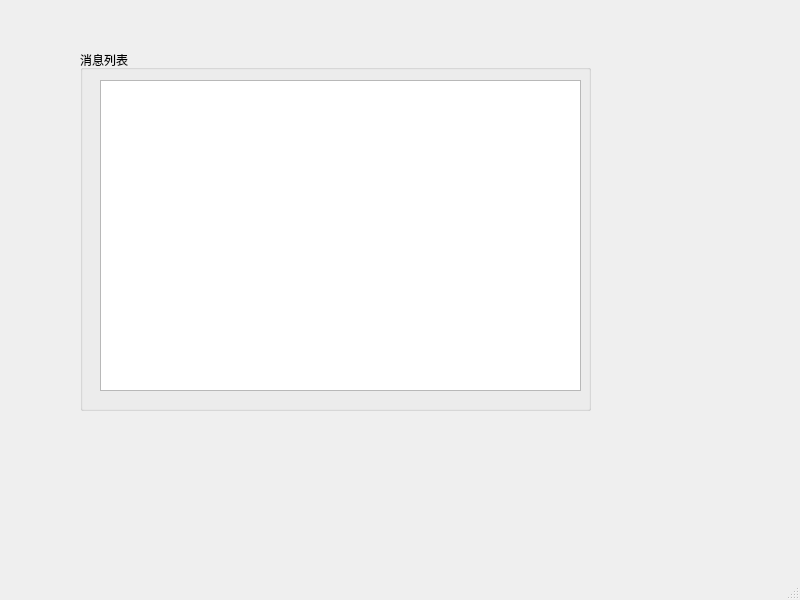
<?xml version="1.0" encoding="UTF-8"?>
<ui version="4.0">
 <class>MainWindow</class>
 <widget class="QMainWindow" name="MainWindow">
  <property name="geometry">
   <rect>
    <x>0</x>
    <y>0</y>
    <width>800</width>
    <height>600</height>
   </rect>
  </property>
  <property name="windowTitle">
   <string>MainWindow</string>
  </property>
  <widget class="QWidget" name="centralwidget">
   <widget class="QGroupBox" name="groupBox">
    <property name="geometry">
     <rect>
      <x>80</x>
      <y>50</y>
      <width>511</width>
      <height>361</height>
     </rect>
    </property>
    <property name="title">
     <string>消息列表</string>
    </property>
    <widget class="QTextBrowser" name="textBrowser">
     <property name="geometry">
      <rect>
       <x>20</x>
       <y>30</y>
       <width>481</width>
       <height>311</height>
      </rect>
     </property>
    </widget>
   </widget>
  </widget>
  <widget class="QMenuBar" name="menubar">
   <property name="geometry">
    <rect>
     <x>0</x>
     <y>0</y>
     <width>800</width>
     <height>22</height>
    </rect>
   </property>
  </widget>
  <widget class="QStatusBar" name="statusbar"/>
 </widget>
 <resources/>
 <connections/>
</ui>
